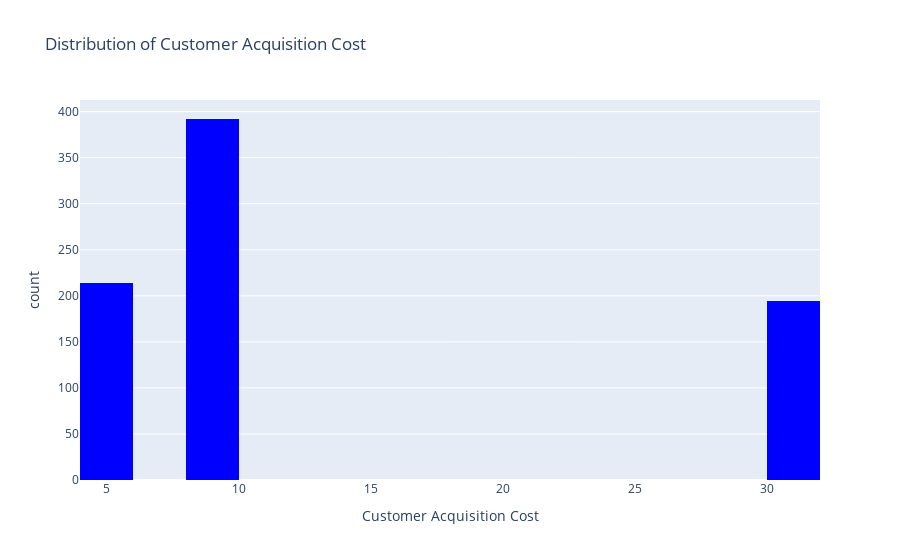

Here is the notebook cell this chart was saved with:
### Code cell
fig = px.histogram(df , x = "cost" , title = "Distribution of Customer Acquisition Cost" ,labels={'cost':'Customer Acquisition Cost'}, color_discrete_sequence=['blue'] )
fig.show()

### Figure 1 — Plotly figure (JSON) as saved in the notebook; plotly's stock layout.template omitted (floating-point values rounded to 4 significant figures; data arrays with more than 128 entries replaced by an {"elided": "..."} marker saying what was removed)
{"data": [{"alignmentgroup": "True", "bingroup": "x", "hovertemplate": "Customer Acquisition Cost=%{x}<br>count=%{y}<extra></extra>", "legendgroup": "", "marker": {"color": "blue", "pattern": {"shape": ""}}, "name": "", "offsetgroup": "", "orientation": "v", "showlegend": false, "type": "histogram", "x": {"elided": "800 float values"}, "xaxis": "x", "yaxis": "y"}], "layout": {"barmode": "relative", "legend": {"tracegroupgap": 0}, "title": {"text": "Distribution of Customer Acquisition Cost"}, "xaxis": {"anchor": "y", "domain": [0, 1], "title": {"text": "Customer Acquisition Cost"}}, "yaxis": {"anchor": "x", "domain": [0, 1], "title": {"text": "count"}}}}
